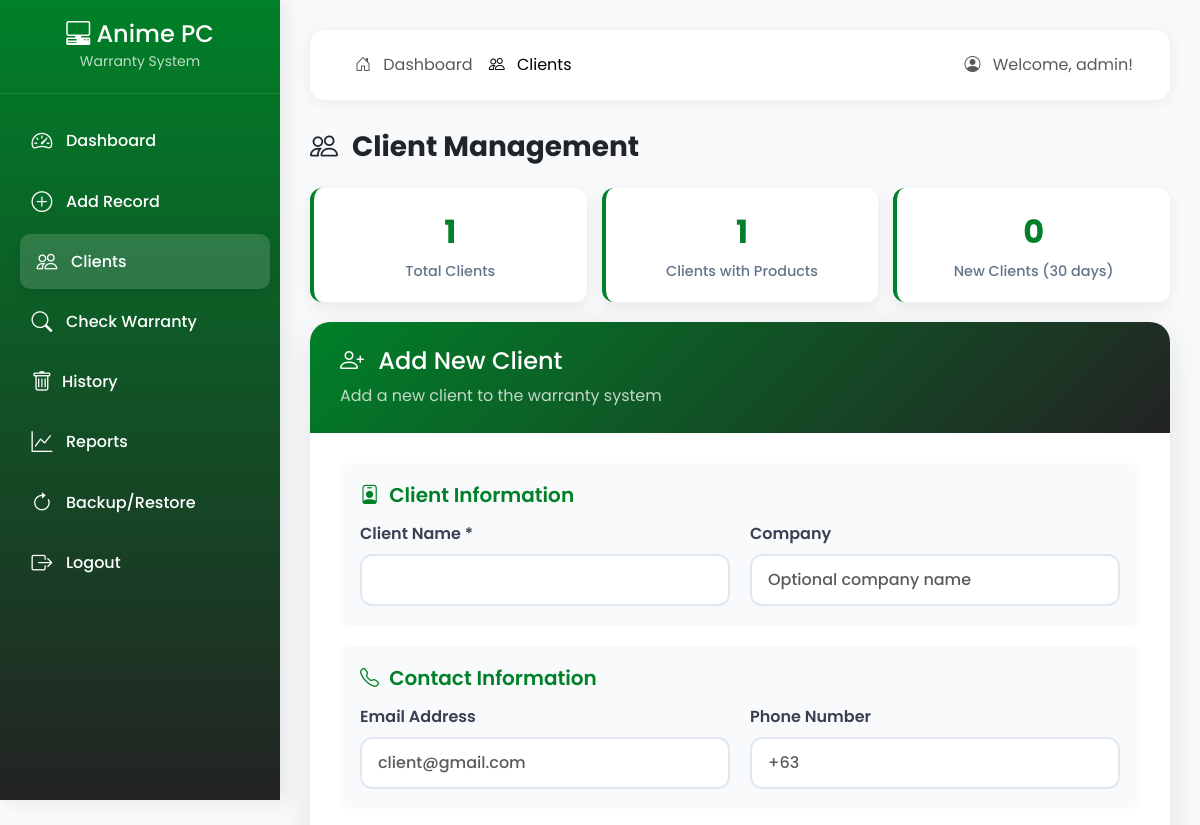
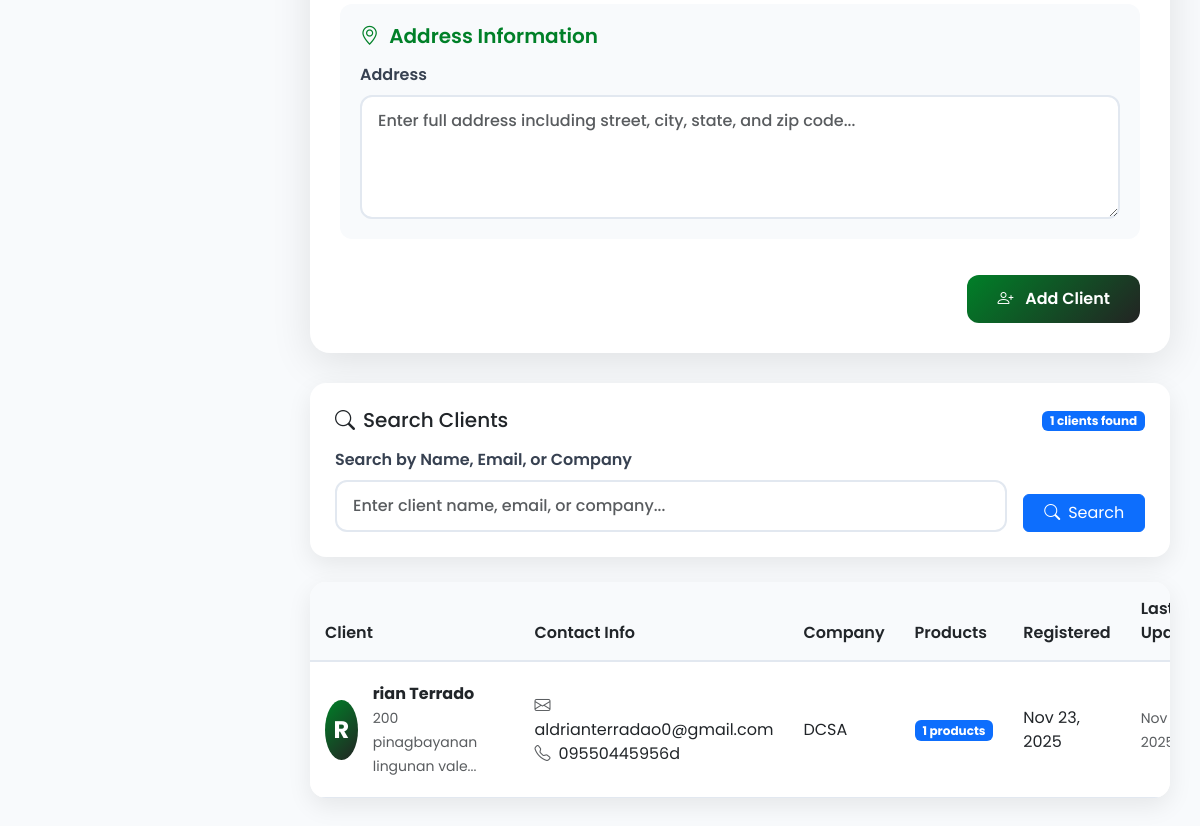
/clients.php (signed in), run on an earlier commit of the app's database (2 pictures, top to bottom).
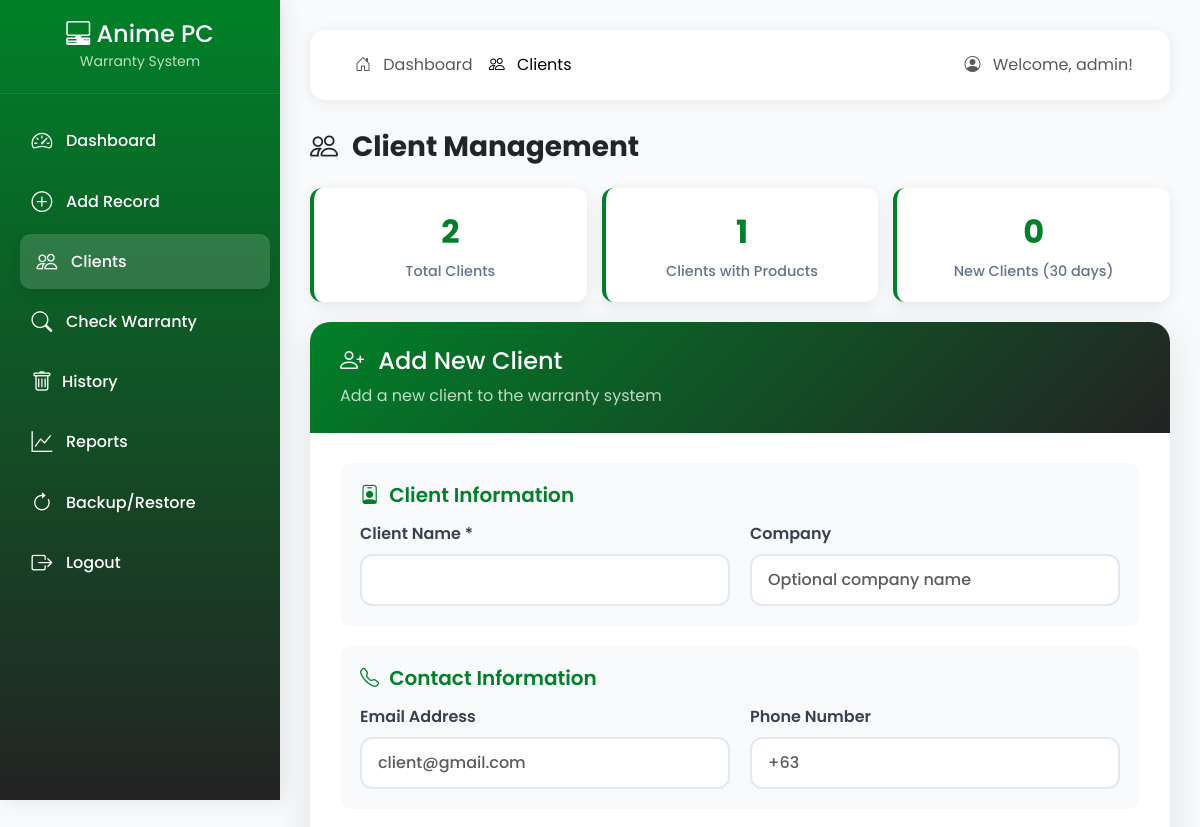
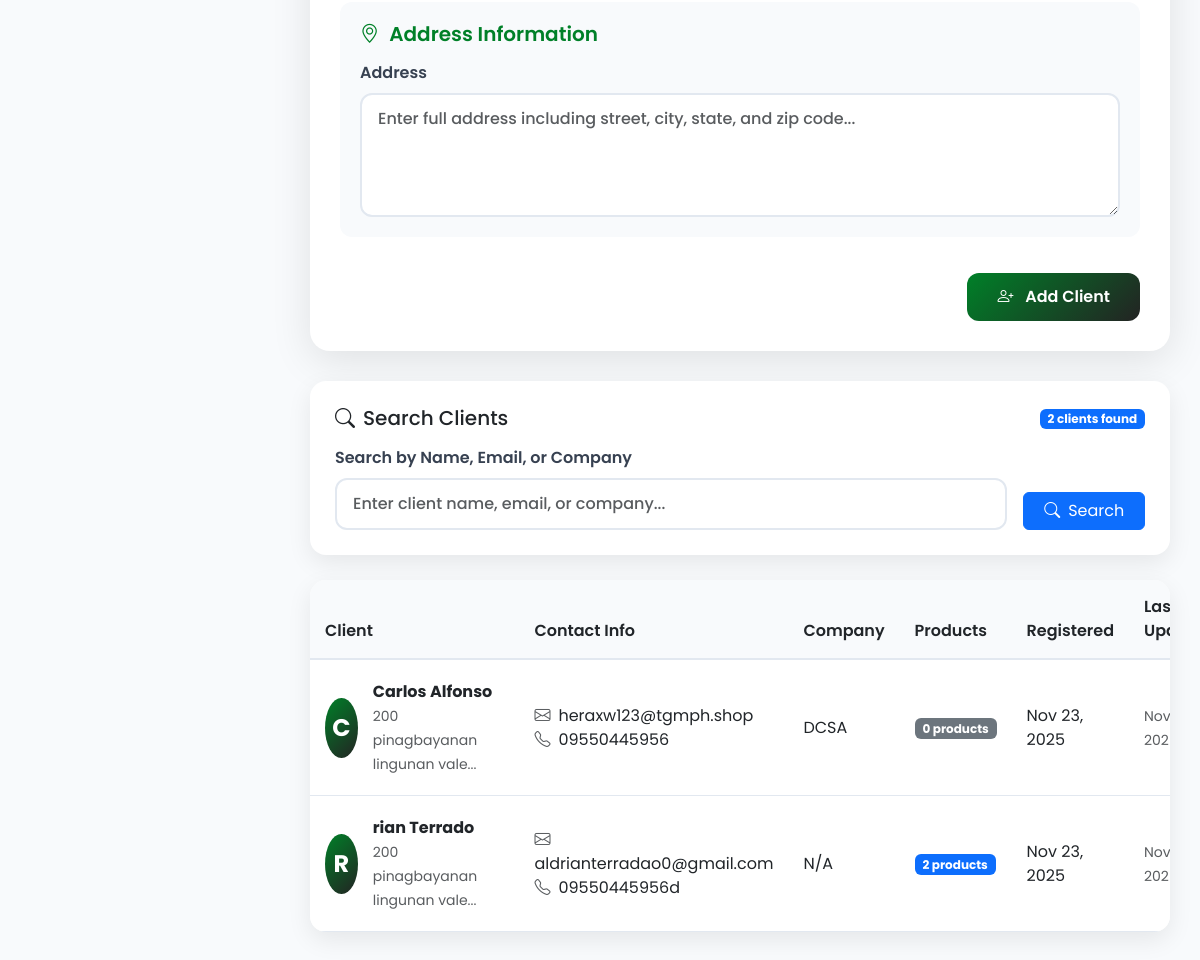
And on a later commit of the database (2 pictures, top to bottom).
### tables this page shows
CREATE TABLE `clients` (
  `id` int(11) NOT NULL AUTO_INCREMENT,
  `client_name` varchar(255) NOT NULL,
  `email` varchar(255) DEFAULT NULL,
  `phone` varchar(20) DEFAULT NULL,
  `address` text DEFAULT NULL,
  `company` varchar(255) DEFAULT NULL,
  `created_at` timestamp NOT NULL DEFAULT current_timestamp(),
  `updated_at` timestamp NOT NULL DEFAULT current_timestamp() ON UPDATE current_timestamp(),
  PRIMARY KEY (`id`)
);

### clients.php (the view, shortened to what the rows shown need)
<?php
include 'config.php';
$editClient = null;
$query = "SELECT c.*, COUNT(p.id) as product_count
          FROM clients c
          LEFT JOIN products p ON c.id = p.client_id
          WHERE 1=1";
$params = [];
$query .= " GROUP BY c.id ORDER BY c.created_at DESC";
$stmt = $pdo->prepare($query);
$stmt->execute($params);
$clients = $stmt->fetchAll();
?>
<!DOCTYPE html>
<html lang="en">
<head>
    <link href="https://cdn.jsdelivr.net/npm/bootstrap@5.3.0-alpha1/dist/css/bootstrap.min.css" rel="stylesheet">
    <link rel="stylesheet" href="https://cdn.jsdelivr.net/npm/bootstrap-icons@1.11.0/font/bootstrap-icons.css">
   <link rel="stylesheet" href="client.css">
</head>
<body>
    <div class="main-content">
        <h1 class="h3 fw-bold text-dark mb-4">
            <i class="bi <?php echo $editClient ? 'bi-pencil' : 'bi-people'; ?> me-2"></i>
            <?php echo $editClient ? 'Edit Client' : 'Client Management'; ?>
        </h1>
        <div class="client-table">
            <div class="table-responsive">
                <table class="table table-hover mb-0">
                    <thead>
                        <tr>
                            <th>Client</th>
                            <th>Contact Info</th>
                            <th>Company</th>
                            <th>Products</th>
                            <th>Registered</th>
                            <th>Last Updated</th>
                        </tr>
                    </thead>
                    <tbody>
                        <?php if (count($clients) > 0): ?>
                            <?php foreach ($clients as $client):
                                $initial = strtoupper(substr($client['client_name'], 0, 1));
                            ?>
                                <tr>
                                    <td>
                                        <div class="d-flex align-items-center">
                                            <div class="client-avatar">
                                                <?php echo $initial; ?>
                                            </div>
                                            <div>
                                                <strong><?php echo htmlspecialchars($client['client_name']); ?></strong>
                                                <?php if ($client['address']): ?>
                                                    <br><small class="text-muted"><?php echo substr(htmlspecialchars($client['address']), 0, 30); ?>...</small>
                                                <?php endif; ?>
                                            </div>
                                        </div>
                                    </td>
                                    <td>
                                        <?php if ($client['email']): ?>
                                            <div><i class="bi bi-envelope me-2 text-muted"></i><?php echo htmlspecialchars($client['email']); ?></div>
                                        <?php endif; ?>
                                        <?php if ($client['phone']): ?>
                                            <div><i class="bi bi-telephone me-2 text-muted"></i><?php echo htmlspecialchars($client['phone']); ?></div>
                                        <?php endif; ?>
                                    </td>
                                    <td><?php echo htmlspecialchars($client['company'] ?: 'N/A'); ?></td>
                                    <td>
                                        <span class="badge bg-<?php echo $client['product_count'] > 0 ? 'primary' : 'secondary'; ?>">
                                            <?php echo $client['product_count']; ?> products
                                        </span>
                                    </td>
                                    <td><?php echo date('M j, Y', strtotime($client['created_at'])); ?></td>
                                    <td>
                                        <small class="text-muted">
                                            <?php echo $client['updated_at'] ? date('M j, Y', strtotime($client['updated_at'])) : 'Never'; ?>
                                        </small>
                                    </td>
                                </tr>
                            <?php endforeach; ?>
                        <?php endif; ?>
                    </tbody>
                </table>
            </div>
        </div>
    </div>
</body>
</html>

What changed in the data, as far as the page shows it:
added clients: client_name "C", client_name "Carlos Alfonso", address "200 pinagbayanan lingunan vale", email "heraxw123@tgmph.shop", phone "09550445956", company "DCSA", product_count "0", created_at "Nov 23, 2025", updated_at "Nov…"
changed clients "rian Terrado": company "DCSA" → "N/A"; product_count "1" → "2"
Also different on the page:
$totalClients: "1" → "2"
count($clients): "1" → "2"
